Frame 1 (no input): blank canvas, image omitted
Frame 60 (the mouse pressed at the canvas centre just before this capture): blank canvas, image omitted
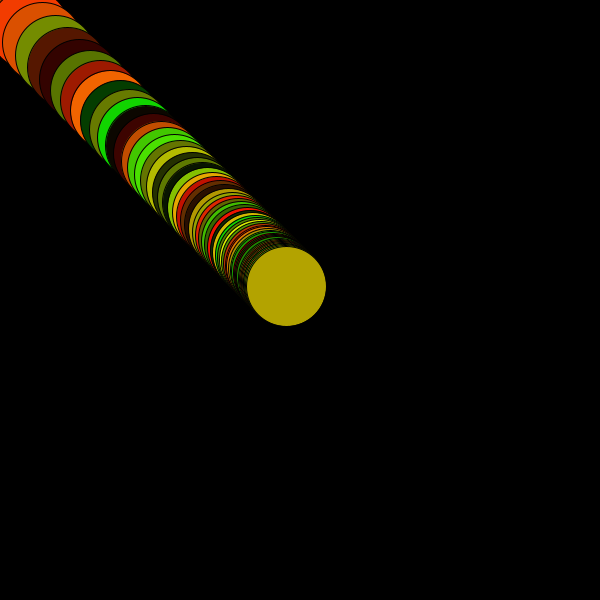
Frame 120 (the mouse held since frame 60 and released just before this capture)

The Processing sketch whose frames 1 and 60 were blank and that drew this single picture after the mouse press (run headless with seeded random() and noise(); from frame 60 on, the mouse is pressed at the canvas centre):

// Processing sketch: color_circle
// ── color_circle.pde
void setup(){
  size(600, 600);
  background(0, 0, 0);
}

float x;
float y;

void draw(){
  x = lerp(x, mouseX, 0.05);
  y = lerp(y, mouseY, 0.05);
  
  if(mousePressed){
    fill(random(0, 255), random(0, 255), mouseY - mouseX);
  }
  
  else{
   if(mouseX < 300){
      if(mouseY < 300){
        fill(mouseX, mouseY, mouseY + mouseX);
      }
      
      if(mouseY > 300){
        fill(mouseY, mouseX, mouseX + mouseY);
      }
    }
    
    if(mouseX > 300){
      if(mouseY < 300){
        fill(mouseX, mouseY, mouseY - mouseX);
      }
      
      if(mouseY > 300){
        fill(400 - mouseY, 600 - mouseX, mouseX - mouseY);
      }
    } 
  }
  
  if(keyPressed && key == 32){
    noStroke();
  }
  
  else{
    stroke(0);
  }
  
  ellipse(x, y, 80, 80);
}
